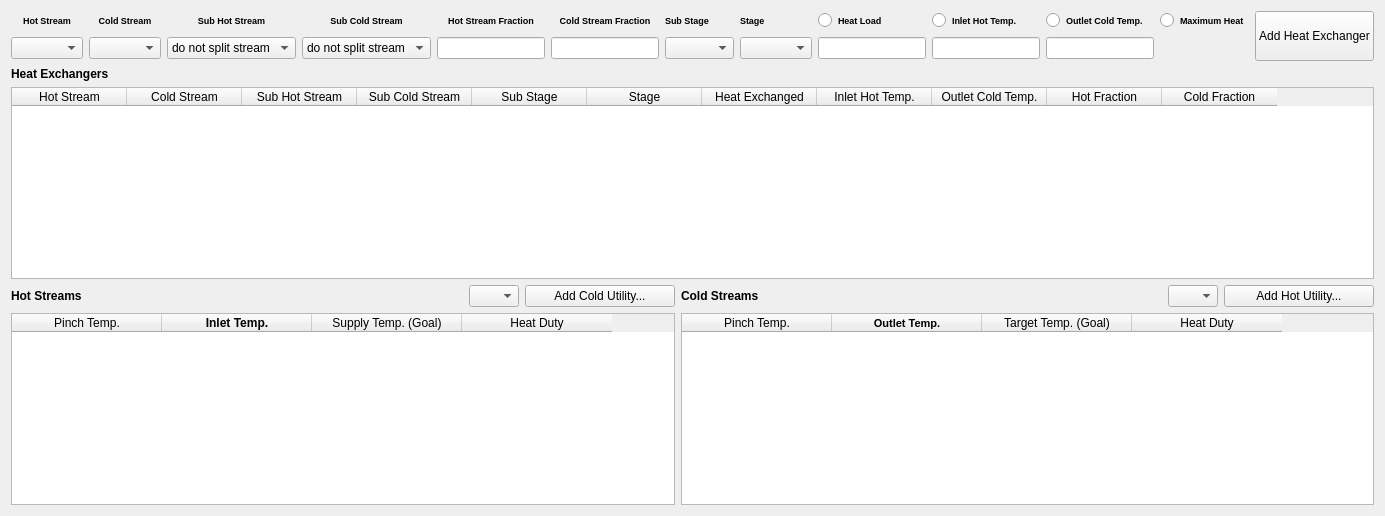
          <widget class="QWidget" name="tab_7">
           <attribute name="title">
            <string>Below Pinch</string>
           </attribute>
           <layout class="QGridLayout" name="gridLayout_14">
            <item row="1" column="0">
             <layout class="QGridLayout" name="gridLayout_13">
              <item row="2" column="12">
               <widget class="QRadioButton" name="radioButton_20">
                <property name="font">
                 <font>
                  <pointsize>7</pointsize>
                  <weight>75</weight>
                  <bold>true</bold>
                 </font>
                </property>
                <property name="text">
                 <string>Maximum Heat</string>
                </property>
               </widget>
              </item>
              <item row="3" column="10">
               <widget class="QLineEdit" name="lineEdit_26"/>
              </item>
              <item row="2" column="4">
               <widget class="QLabel" name="label_59">
                <property name="font">
                 <font>
                  <pointsize>7</pointsize>
                  <weight>75</weight>
                  <bold>true</bold>
                 </font>
                </property>
                <property name="text">
                 <string>Hot Stream Fraction</string>
                </property>
                <property name="alignment">
                 <set>Qt::AlignCenter</set>
                </property>
               </widget>
              </item>
              <item row="3" column="8">
               <widget class="QComboBox" name="comboBox_40"/>
              </item>
              <item row="3" column="0">
               <widget class="QComboBox" name="comboBox_35"/>
              </item>
              <item row="3" column="2">
               <widget class="QComboBox" name="comboBox_37">
                <property name="minimumSize">
                 <size>
                  <width>115</width>
                  <height>0</height>
                 </size>
                </property>
                <property name="maximumSize">
                 <size>
                  <width>999999</width>
                  <height>16777215</height>
                 </size>
                </property>
                <property name="sizeAdjustPolicy">
                 <enum>QComboBox::AdjustToContentsOnFirstShow</enum>
                </property>
                <property name="duplicatesEnabled">
                 <bool>false</bool>
                </property>
                <property name="frame">
                 <bool>true</bool>
                </property>
                <item>
                 <property name="text">
                  <string>do not split stream</string>
                 </property>
                </item>
               </widget>
              </item>
              <item row="2" column="2">
               <widget class="QLabel" name="label_57">
                <property name="font">
                 <font>
                  <pointsize>7</pointsize>
                  <weight>75</weight>
                  <bold>true</bold>
                 </font>
                </property>
                <property name="text">
                 <string>Sub Hot Stream</string>
                </property>
                <property name="alignment">
                 <set>Qt::AlignCenter</set>
                </property>
               </widget>
              </item>
              <item row="3" column="1">
               <widget class="QComboBox" name="comboBox_36"/>
              </item>
              <item row="2" column="5">
               <widget class="QLabel" name="label_60">
                <property name="font">
                 <font>
                  <pointsize>7</pointsize>
                  <weight>75</weight>
                  <bold>true</bold>
                 </font>
                </property>
                <property name="text">
                 <string>Cold Stream Fraction</string>
                </property>
                <property name="alignment">
                 <set>Qt::AlignCenter</set>
                </property>
               </widget>
              </item>
              <item row="3" column="3">
               <widget class="QComboBox" name="comboBox_38">
                <property name="minimumSize">
                 <size>
                  <width>115</width>
                  <height>0</height>
                 </size>
                </property>
                <property name="maximumSize">
                 <size>
                  <width>999999</width>
                  <height>16777215</height>
                 </size>
                </property>
                <property name="sizeAdjustPolicy">
                 <enum>QComboBox::AdjustToContentsOnFirstShow</enum>
                </property>
                <item>
                 <property name="text">
                  <string>do not split stream</string>
                 </property>
                </item>
               </widget>
              </item>
              <item row="2" column="9">
               <widget class="QRadioButton" name="radioButton_17">
                <property name="font">
                 <font>
                  <pointsize>7</pointsize>
                  <weight>75</weight>
                  <bold>true</bold>
                 </font>
                </property>
                <property name="text">
                 <string>Heat Load</string>
                </property>
               </widget>
              </item>
              <item row="3" column="4">
               <widget class="QLineEdit" name="lineEdit_23">
                <property name="maximumSize">
                 <size>
                  <width>114</width>
                  <height>16777215</height>
                 </size>
                </property>
               </widget>
              </item>
              <item row="3" column="5">
               <widget class="QLineEdit" name="lineEdit_24">
                <property name="maximumSize">
                 <size>
                  <width>114</width>
                  <height>16777215</height>
                 </size>
                </property>
               </widget>
              </item>
              <item row="2" column="0">
               <widget class="QLabel" name="label_17">
                <property name="enabled">
                 <bool>true</bool>
                </property>
                <property name="minimumSize">
                 <size>
                  <width>0</width>
                  <height>0</height>
                 </size>
                </property>
                <property name="maximumSize">
                 <size>
                  <width>16777215</width>
                  <height>30</height>
                 </size>
                </property>
                <property name="font">
                 <font>
                  <pointsize>7</pointsize>
                  <weight>75</weight>
                  <bold>true</bold>
                 </font>
                </property>
                <property name="text">
                 <string>Hot Stream</string>
                </property>
                <property name="alignment">
                 <set>Qt::AlignCenter</set>
                </property>
               </widget>
              </item>
              <item row="2" column="13" rowspan="2">
               <widget class="QPushButton" name="pushButton_18">
                <property name="minimumSize">
                 <size>
                  <width>0</width>
                  <height>50</height>
                 </size>
                </property>
                <property name="text">
                 <string>Add Heat Exchanger</string>
                </property>
               </widget>
              </item>
              <item row="2" column="8">
               <widget class="QLabel" name="label_56">
                <property name="maximumSize">
                 <size>
                  <width>16777215</width>
                  <height>30</height>
                 </size>
                </property>
                <property name="font">
                 <font>
                  <pointsize>7</pointsize>
                  <weight>75</weight>
                  <bold>true</bold>
                 </font>
                </property>
                <property name="text">
                 <string>Stage</string>
                </property>
               </widget>
              </item>
              <item row="4" column="0" colspan="14">
               <layout class="QGridLayout" name="gridLayout_28">
                <item row="3" column="1">
                 <widget class="QComboBox" name="comboBox_43">
                  <property name="maximumSize">
                   <size>
                    <width>50</width>
                    <height>16777215</height>
                   </size>
                  </property>
                 </widget>
                </item>
                <item row="3" column="2">
                 <widget class="QPushButton" name="pushButton_20">
                  <property name="maximumSize">
                   <size>
                    <width>150</width>
                    <height>16777215</height>
                   </size>
                  </property>
                  <property name="text">
                   <string>Add Cold Utility...</string>
                  </property>
                 </widget>
                </item>
                <item row="3" column="6">
                 <widget class="QPushButton" name="pushButton_21">
                  <property name="maximumSize">
                   <size>
                    <width>150</width>
                    <height>16777215</height>
                   </size>
                  </property>
                  <property name="text">
                   <string>Add Hot Utility...</string>
                  </property>
                 </widget>
                </item>
                <item row="1" column="0" colspan="7">
                 <widget class="QTableWidget" name="tableWidget_14">
                  <property name="minimumSize">
                   <size>
                    <width>0</width>
                    <height>0</height>
                   </size>
                  </property>
                  <property name="maximumSize">
                   <size>
                    <width>16777215</width>
                    <height>16777215</height>
                   </size>
                  </property>
                  <property name="showGrid">
                   <bool>true</bool>
                  </property>
                  <attribute name="horizontalHeaderDefaultSectionSize">
                   <number>115</number>
                  </attribute>
                  <column>
                   <property name="text">
                    <string>Hot Stream</string>
                   </property>
                  </column>
                  <column>
                   <property name="text">
                    <string>Cold Stream</string>
                   </property>
                  </column>
                  <column>
                   <property name="text">
                    <string>Sub Hot Stream</string>
                   </property>
                  </column>
                  <column>
                   <property name="text">
                    <string>Sub Cold Stream</string>
                   </property>
                  </column>
                  <column>
                   <property name="text">
                    <string>Sub Stage</string>
                   </property>
                  </column>
                  <column>
                   <property name="text">
                    <string>Stage</string>
                   </property>
                  </column>
                  <column>
                   <property name="text">
                    <string>Heat Exchanged</string>
                   </property>
                  </column>
                  <column>
                   <property name="text">
                    <string>Inlet Hot Temp.</string>
                   </property>
                  </column>
                  <column>
                   <property name="text">
                    <string>Outlet Cold Temp.</string>
                   </property>
                  </column>
                  <column>
                   <property name="text">
                    <string>Hot Fraction</string>
                   </property>
                  </column>
                  <column>
                   <property name="text">
                    <string>Cold Fraction</string>
                   </property>
                  </column>
                 </widget>
                </item>
                <item row="3" column="0">
                 <widget class="QLabel" name="label_62">
                  <property name="maximumSize">
                   <size>
                    <width>5000</width>
                    <height>16777215</height>
                   </size>
                  </property>
                  <property name="font">
                   <font>
                    <weight>75</weight>
                    <bold>true</bold>
                   </font>
                  </property>
                  <property name="text">
                   <string>Hot Streams</string>
                  </property>
                 </widget>
                </item>
                <item row="3" column="5">
                 <widget class="QComboBox" name="comboBox_44">
                  <property name="maximumSize">
                   <size>
                    <width>50</width>
                    <height>16777215</height>
                   </size>
                  </property>
                 </widget>
                </item>
                <item row="5" column="3" colspan="4">
                 <widget class="QTableWidget" name="tableWidget_17">
                  <attribute name="horizontalHeaderDefaultSectionSize">
                   <number>150</number>
                  </attribute>
                  <column>
                   <property name="text">
                    <string>Pinch Temp.</string>
                   </property>
                  </column>
                  <column>
                   <property name="text">
                    <string>Outlet Temp.</string>
                   </property>
                   <property name="font">
                    <font>
                     <family>MS Shell Dlg 2</family>
                     <pointsize>8</pointsize>
                     <weight>75</weight>
                     <bold>true</bold>
                    </font>
                   </property>
                  </column>
                  <column>
                   <property name="text">
                    <string>Target Temp. (Goal)</string>
                   </property>
                  </column>
                  <column>
                   <property name="text">
                    <string>Heat Duty</string>
                   </property>
                  </column>
                 </widget>
                </item>
                <item row="5" column="0" colspan="3">
                 <widget class="QTableWidget" name="tableWidget_15">
                  <property name="minimumSize">
                   <size>
                    <width>664</width>
                    <height>0</height>
                   </size>
                  </property>
                  <property name="sizeAdjustPolicy">
                   <enum>QAbstractScrollArea::AdjustToContents</enum>
                  </property>
                  <attribute name="horizontalHeaderDefaultSectionSize">
                   <number>150</number>
                  </attribute>
                  <column>
                   <property name="text">
                    <string>Pinch Temp.</string>
                   </property>
                  </column>
                  <column>
                   <property name="text">
                    <string>Inlet Temp.</string>
                   </property>
                   <property name="font">
                    <font>
                     <weight>75</weight>
                     <bold>true</bold>
                    </font>
                   </property>
                  </column>
                  <column>
                   <property name="text">
                    <string>Supply Temp. (Goal)</string>
                   </property>
                  </column>
                  <column>
                   <property name="text">
                    <string>Heat Duty</string>
                   </property>
                  </column>
                 </widget>
                </item>
                <item row="3" column="3" colspan="2">
                 <widget class="QLabel" name="label_64">
                  <property name="maximumSize">
                   <size>
                    <width>5000</width>
                    <height>16777215</height>
                   </size>
                  </property>
                  <property name="font">
                   <font>
                    <weight>75</weight>
                    <bold>true</bold>
                   </font>
                  </property>
                  <property name="text">
                   <string>Cold Streams</string>
                  </property>
                 </widget>
                </item>
                <item row="0" column="0">
                 <widget class="QLabel" name="label_55">
                  <property name="minimumSize">
                   <size>
                    <width>452</width>
                    <height>0</height>
                   </size>
                  </property>
                  <property name="maximumSize">
                   <size>
                    <width>0</width>
                    <height>16777215</height>
                   </size>
                  </property>
                  <property name="font">
                   <font>
                    <weight>75</weight>
                    <bold>true</bold>
                   </font>
                  </property>
                  <property name="text">
                   <string>Heat Exchangers</string>
                  </property>
                 </widget>
                </item>
               </layout>
              </item>
              <item row="2" column="3">
               <widget class="QLabel" name="label_58">
                <property name="font">
                 <font>
                  <pointsize>7</pointsize>
                  <weight>75</weight>
                  <bold>true</bold>
                 </font>
                </property>
                <property name="text">
                 <string>Sub Cold Stream</string>
                </property>
                <property name="alignment">
                 <set>Qt::AlignCenter</set>
                </property>
               </widget>
              </item>
              <item row="3" column="9">
               <widget class="QLineEdit" name="lineEdit_25"/>
              </item>
              <item row="3" column="6" colspan="2">
               <widget class="QComboBox" name="comboBox_39">
                <property name="maximumSize">
                 <size>
                  <width>69</width>
                  <height>16777215</height>
                 </size>
                </property>
               </widget>
              </item>
              <item row="2" column="6" colspan="2">
               <widget class="QLabel" name="label_61">
                <property name="maximumSize">
                 <size>
                  <width>69</width>
                  <height>16777215</height>
                 </size>
                </property>
                <property name="font">
                 <font>
                  <pointsize>7</pointsize>
                  <weight>75</weight>
                  <bold>true</bold>
                 </font>
                </property>
                <property name="text">
                 <string>Sub Stage</string>
                </property>
                <property name="alignment">
                 <set>Qt::AlignLeading|Qt::AlignLeft|Qt::AlignVCenter</set>
                </property>
               </widget>
              </item>
              <item row="3" column="11">
               <widget class="QLineEdit" name="lineEdit_27"/>
              </item>
              <item row="2" column="11">
               <widget class="QRadioButton" name="radioButton_19">
                <property name="font">
                 <font>
                  <pointsize>7</pointsize>
                  <weight>75</weight>
                  <bold>true</bold>
                 </font>
                </property>
                <property name="text">
                 <string>Outlet Cold Temp.</string>
                </property>
               </widget>
              </item>
              <item row="2" column="1">
               <widget class="QLabel" name="label_21">
                <property name="maximumSize">
                 <size>
                  <width>16777215</width>
                  <height>30</height>
                 </size>
                </property>
                <property name="font">
                 <font>
                  <pointsize>7</pointsize>
                  <weight>75</weight>
                  <bold>true</bold>
                 </font>
                </property>
                <property name="text">
                 <string>Cold Stream</string>
                </property>
                <property name="alignment">
                 <set>Qt::AlignCenter</set>
                </property>
               </widget>
              </item>
              <item row="2" column="10">
               <widget class="QRadioButton" name="radioButton_18">
                <property name="font">
                 <font>
                  <pointsize>7</pointsize>
                  <weight>75</weight>
                  <bold>true</bold>
                 </font>
                </property>
                <property name="text">
                 <string>Inlet Hot Temp.</string>
                </property>
               </widget>
              </item>
             </layout>
            </item>
           </layout>
          </widget>
